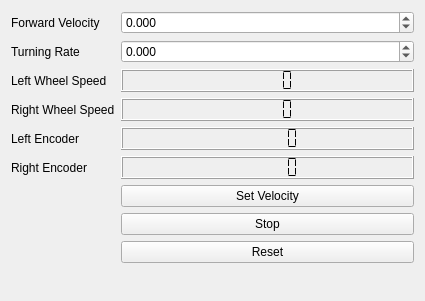
<?xml version="1.0" encoding="UTF-8"?>
<ui version="4.0">
 <class>DriveControlWidget</class>
 <widget class="QWidget" name="DriveControlWidget">
  <property name="geometry">
   <rect>
    <x>0</x>
    <y>0</y>
    <width>425</width>
    <height>301</height>
   </rect>
  </property>
  <property name="windowTitle">
   <string>DriveControlWidget</string>
  </property>
  <layout class="QFormLayout" name="formLayout">
   <property name="fieldGrowthPolicy">
    <enum>QFormLayout::AllNonFixedFieldsGrow</enum>
   </property>
   <item row="0" column="0">
    <widget class="QLabel" name="label">
     <property name="text">
      <string>Forward Velocity</string>
     </property>
    </widget>
   </item>
   <item row="0" column="1">
    <widget class="QDoubleSpinBox" name="spinBoxForwardVelocity">
     <property name="decimals">
      <number>3</number>
     </property>
     <property name="minimum">
      <double>-0.150000000000000</double>
     </property>
     <property name="maximum">
      <double>0.150000000000000</double>
     </property>
     <property name="singleStep">
      <double>0.001000000000000</double>
     </property>
    </widget>
   </item>
   <item row="1" column="0">
    <widget class="QLabel" name="label_2">
     <property name="text">
      <string>Turning Rate</string>
     </property>
    </widget>
   </item>
   <item row="1" column="1">
    <widget class="QDoubleSpinBox" name="spinBoxTurningRate">
     <property name="decimals">
      <number>3</number>
     </property>
     <property name="minimum">
      <double>-5.000000000000000</double>
     </property>
     <property name="maximum">
      <double>5.000000000000000</double>
     </property>
     <property name="singleStep">
      <double>0.100000000000000</double>
     </property>
    </widget>
   </item>
   <item row="2" column="0">
    <widget class="QLabel" name="label_4">
     <property name="text">
      <string>Left Wheel Speed</string>
     </property>
    </widget>
   </item>
   <item row="2" column="1">
    <widget class="QLCDNumber" name="valueLeftWheelSpeed">
     <property name="font">
      <font>
       <pointsize>20</pointsize>
      </font>
     </property>
     <property name="segmentStyle">
      <enum>QLCDNumber::Flat</enum>
     </property>
    </widget>
   </item>
   <item row="3" column="0">
    <widget class="QLabel" name="label_5">
     <property name="text">
      <string>Right Wheel Speed</string>
     </property>
    </widget>
   </item>
   <item row="3" column="1">
    <widget class="QLCDNumber" name="valueRightWheelSpeed">
     <property name="segmentStyle">
      <enum>QLCDNumber::Flat</enum>
     </property>
    </widget>
   </item>
   <item row="4" column="0">
    <widget class="QLabel" name="label_6">
     <property name="text">
      <string>Left Encoder</string>
     </property>
    </widget>
   </item>
   <item row="4" column="1">
    <widget class="QLCDNumber" name="valueLeftEncoder">
     <property name="numDigits">
      <number>6</number>
     </property>
     <property name="segmentStyle">
      <enum>QLCDNumber::Flat</enum>
     </property>
    </widget>
   </item>
   <item row="5" column="0">
    <widget class="QLabel" name="label_7">
     <property name="text">
      <string>Right Encoder</string>
     </property>
    </widget>
   </item>
   <item row="5" column="1">
    <widget class="QLCDNumber" name="valueRightEncoder">
     <property name="numDigits">
      <number>6</number>
     </property>
     <property name="segmentStyle">
      <enum>QLCDNumber::Flat</enum>
     </property>
    </widget>
   </item>
   <item row="8" column="1">
    <widget class="QPushButton" name="pushButtonStart">
     <property name="text">
      <string>Set Velocity</string>
     </property>
    </widget>
   </item>
   <item row="9" column="1">
    <widget class="QPushButton" name="pushButtonStop">
     <property name="text">
      <string>Stop</string>
     </property>
    </widget>
   </item>
   <item row="10" column="1">
    <widget class="QPushButton" name="pushButtonReset">
     <property name="text">
      <string>Reset</string>
     </property>
    </widget>
   </item>
  </layout>
 </widget>
 <resources/>
 <connections/>
</ui>
